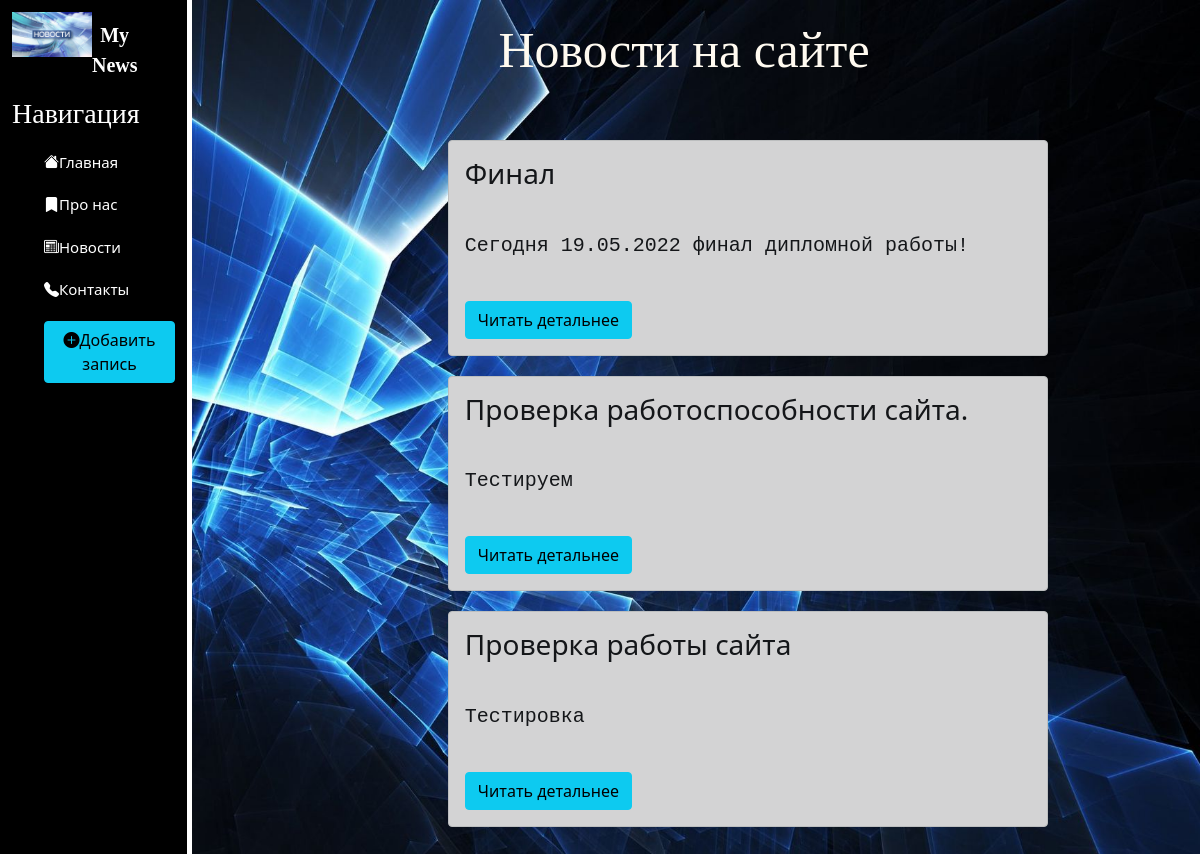
Page /news/ on the committed database.
### news/models.py (models this page shows, shortened)
class Articles(models.Model):
    title = models.CharField('Название', max_length=50)
    anons = models.CharField('Анонс', max_length=250)
    full_text = models.TextField('Статья')
    date = models.DateTimeField('Дата публикации')
    class Meta:
        verbose_name = 'Новость'
        verbose_name_plural = 'Новости'

### news/views.py (the view)
# urls.py: path('', views.news_home, name='news_home'),
def news_home(request):
    news = Articles.objects.order_by('-date')
    return render(request, 'news/news_home.html', {'news': news})

### news/templates/news/news_home.html (shortened to what this page needs)
{% extends 'main/layout.html' %}
{% block content %}
    <div class="features">
        <h1>Новости на сайте</h1>
        {% if news %}
            {% for el in news %}
                <div class='alert alert-dark'>
                    <h3>{{ el.title }}</h3>
                    <p>{{ el.anons }}</p>
                    <a href="{% url 'news_detail' el.id %}" class='btn btn-info'>Читать детальнее</a>
                </div>
            {% endfor %}
        {% else %}
            <p>У вас нет записей</p>
        {% endif %}
    </div>
{% endblock %}

### main/static/main/css/main.css (style rules this page uses)
main .features { float: left; color: ghostwhite; margin-top: 20px; text-align: center; width: 82%; }
main .features h1 { font-size: 50px; font-family: Trattatello, fantasy; color: floralwhite; margin-bottom: 60px; }
main .features p { margin: 40px auto; font-family: monospace; color: dark; font-size: 20px; }
.alert-dark { float: center; clear: both; width: 600px; margin: 20px 26%; text-align: left; }

### rows in the picture
Articles: title "Финал", anons "Сегодня 19.05.2022 финал дипломной работы!"
Articles: title "Проверка работоспособности сайта.", anons "Тестируем"
Articles: title "Проверка работы сайта", anons "Тестировка"
